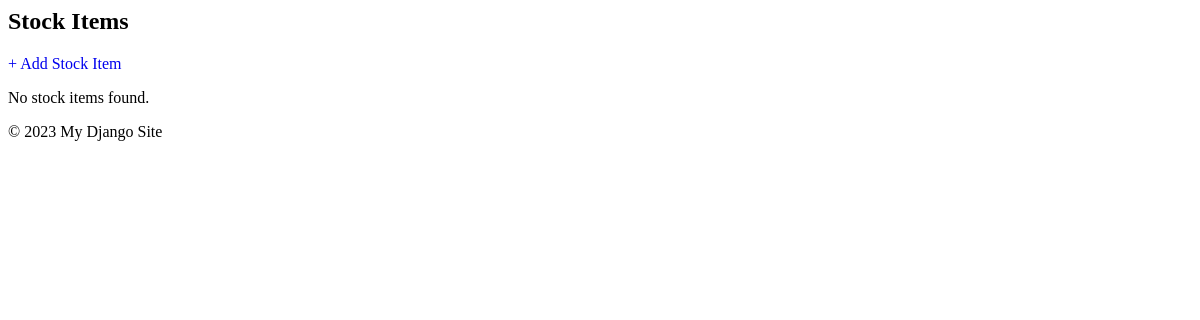
Page /stock/ on the earlier database version.
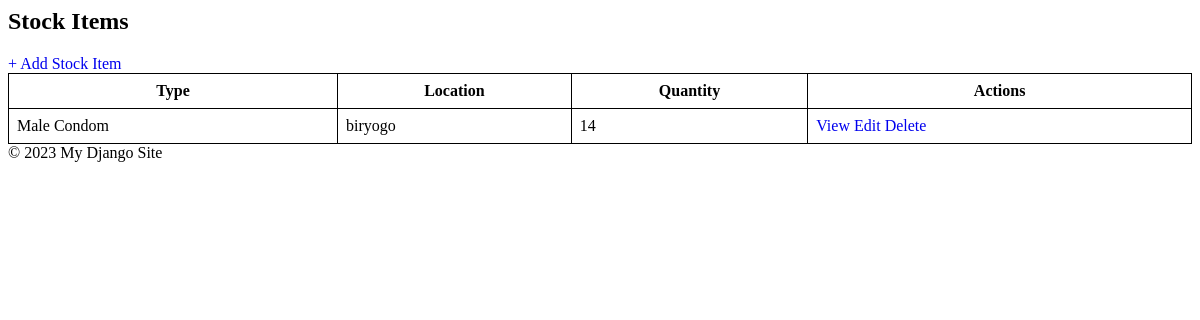
Same page on the later database version.
### hello/models.py (models this page shows, shortened)
class StockItem(models.Model):
    type = models.ForeignKey(ContraceptiveType, on_delete=models.CASCADE)
    location = models.ForeignKey(Location, on_delete=models.CASCADE)
    quantity = models.IntegerField()

class ContraceptiveType(models.Model):
    category = models.CharField(max_length=100)
    instructions = models.TextField()
    side_effects = models.TextField()
    def __str__(self):
        return self.category

class Location(models.Model):
    name = models.CharField(max_length=200)
    description = models.TextField(blank=True, null=True)
    def __str__(self):
        return self.name

### hello/views.py (the view)
# urls.py: path("stock/", views.stock_list, name="stock_list"),
def stock_list(request):
    items = StockItem.objects.all()
    return render(request, "stock/stock_list.html", {"items": items})

### hello/templates/stock/stock_list.html
{% extends "hello/base.html" %}
{% block content %}
<h2 class="mb-3">Stock Items</h2>
<a href="{% url 'stock_create' %}" class="btn btn-success mb-3" style="text-decoration:none;">
    + Add Stock Item
</a>
{% if items %}
<table style="border: 1px solid black; border-collapse: collapse; width: 100%;">
    <tr>
        <th style="border: 1px solid black; padding: 8px;">Type</th>
        <th style="border: 1px solid black; padding: 8px;">Location</th>
        <th style="border: 1px solid black; padding: 8px;">Quantity</th>
        <th style="border: 1px solid black; padding: 8px;">Actions</th>
    </tr>
    {% for item in items %}
    <tr>
        <td style="border: 1px solid black; padding: 8px;">{{ item.type }}</td>
        <td style="border: 1px solid black; padding: 8px;">{{ item.location }}</td>
        <td style="border: 1px solid black; padding: 8px;">{{ item.quantity }}</td>
        <td style="border: 1px solid black; padding: 8px;">
            <a href="{% url 'stock_detail' item.id %}" class="btn btn-primary btn-sm" style="text-decoration:none;">View</a>
            <a href="{% url 'stock_update' item.id %}" class="btn btn-warning btn-sm" style="text-decoration:none;">Edit</a>
            <a href="{% url 'stock_delete' item.id %}" class="btn btn-danger btn-sm" style="text-decoration:none;">Delete</a>
        </td>
    </tr>
    {% endfor %}
</table>
{% else %}
<p class="text-muted">No stock items found.</p>
{% endif %}
{% endblock %}

Differences in the rows shown:
added StockItem: type "Male Condom", location "biryogo", quantity "14"
Other differences:
text no longer shown: "No stock items found."
text now shown: "Type Location Quantity Actions"
